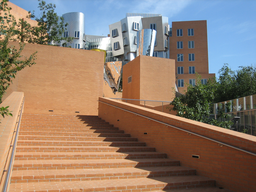
#> input picture 5. Computer Vision/TP2/images/mit.png, 256 x 192 px, shrunk from 800 x 600 before the run
$ jupyter execute feature_detection.ipynb
#> lines starting #> are read from the running program, lines starting #| are printed output that depends on the picture; after the words box and inside, x2 and y2 are one past the last pixel; in counts of white or black regions, pixels touching at a corner belong together
# TP 2 : Computer Vision

## Part 2 : feature detection

In this part of the TP, we are going to look at the following feature detector :

- Harris corner detection

First, let us again load some packages and define some helper functions

[cell 1]
from matplotlib import pyplot as plt
import numpy as np
import imageio
from skimage import color
from scipy import signal
from scipy.ndimage.morphology import binary_dilation

is_colab = False

def read_image(file_name):
#> called with file_name = 'images/mit.png'
    img_color = imageio.imread(file_name)
#> img_color is the input picture: shape (192, 256, 3); mean R, G, B 144.3, 123.9, 108.1
    img_gray = color.rgb2gray(img_color)
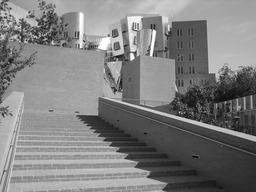
#> img_gray: shape (192, 256) float64; min 0.000565, max 1, mean 0.498
    return img_gray,img_color

def write_image(img_in,file_name_out):
    imageio.imwrite(file_name_out, np.uint8(255.0*img_in))

def display_image(img_in):
    plt.figure(figsize=(10, 10))
    if (img_in.ndim == 2):
        plt.imshow(img_in,cmap='gray')
    elif (img_in.ndim == 3):
        # careful, in this case we supppose the pixel values are between 0 and 255
        plt.imshow(np.uint8(img_in))
    else:
        print('Error, unknown number of dimensions in image')
    return

# this function annotates an image with coloured squares at the positions detected by the harris detector
def annotate_image(img_in, img_harris):

    img_harris_out = np.tile( np.expand_dims(img_in,axis=2), (1,1,3))
    block_size = 5
    struct_el = np.ones((block_size,block_size))
    # now annotate the image
    img_harris = binary_dilation(img_harris,struct_el)
    img_harris_out[img_harris>0,0] = 1.0
    img_harris_out[img_harris>0,1:3] = 0.0


    return img_harris_out


file_dir = 'images/'
file_name = 'mit'
file_ext = '.png'

if (is_colab == True):
  !wget "https://perso.telecom-paristech.fr/anewson/doc/images/mit.png"
  img_gray,_ = read_image(file_name+file_ext)
else:
  img_gray,_ = read_image(file_dir+file_name+file_ext)
img_gray.shape
#> Out = (192, 256)

The goal of the Harris detector is to detect corners. The criterion used is the following : if we shift the image (spatially) in any direction, the underlying image should change values. In other words, we should be able to distinguish between the initial image and the shifted image. This is not true, for example, with constant images or edges; there is an ambiguity (see the lesson slides for more detail).

This criterion is formalised by associating the following matrix with __each pixel__ $p$ in the image :

$A =
    \begin{bmatrix}
        \sum_{q \in \Psi_p} I_x(q)^2 & \sum_{q \in \Psi_p} I_x(q)I_y(q) \\
        \sum_{q \in \Psi_p} I_x(q)I_y(q) & \sum_{q \in \Psi_p} I_y(q)^2
    \end{bmatrix}
$

where $I_x$ is the $x$-direction component of image gradient, and similarly for $I_y$, and $\Psi_p$ is a small ''patch'' centred on $p$. A patch is a small image square.

Each pixel, therefore, contains a descriptor. The Harris detector consists in detecting the pixels whose descriptor verifies the following criterion :

$| \text{det}(A) - \alpha \text{trace}(A)^2 |  >k$

where det refers to the determinant of the matrix, and $k$ is a threshold. If this criterion is verified, then both the eigenvalues of the matrix are very large, which means that the two principal directions of local motion in the image lead to large changes in the image (which is what we were looking for). In fact, this does not correspond to __only__ corners, however corners do verify this criterion.

For more precise details about this, again, see the slides.

We are going to implement this detector now.

Firstly, implement a function ``harris_feature`` which calculates the previous criterion for each pixel. You will have to implement the following steps :

- calculate the necessar gradients (you can use the ``np.gradient`` function)
- create a filter to calculate the average value of the different gradients in a patch region. You should calculate these averages __before__ carrying out the two loops over the pixels, to avoid inefficient computation
- for each pixel, create the matrix $A$ and determine the Harris feature. For the matrix operations, you can use the ``np.linalg`` subpackage
- threshold the resulting image

Use the following parameters :

- patch_size = 7
- $\alpha$ = 0.04
- $k$ = 0.0002

[cell 2]
def harris_feature(img, k=0.0002):
    # FILL IN CODE HERE
#> called with k = 2e-05
    img_harris_detect = np.zeros(img.shape)
    patch_size = 7
    alpha = 0.04

    dx, dy = np.gradient(img) # calculate necessary gradient
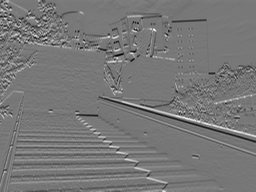
#> dx: shape (192, 256) float64; min -0.353, max 0.397, mean -0.001; drawn with min black and max white
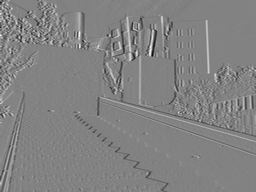
#> dy: shape (192, 256) float64; min -0.416, max 0.396, mean -0.000439; drawn with min black and max white
    Ixx = dx ** 2
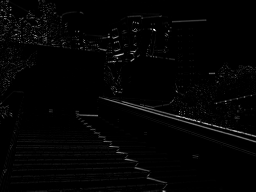
#> Ixx: shape (192, 256) float64; min 0, max 0.158, mean 0.0026; drawn with min black and max white
    Ixy = dx * dy
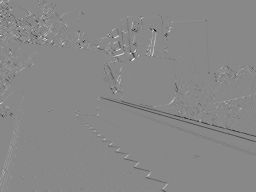
#> Ixy: shape (192, 256) float64; min -0.086, max 0.075, mean -0.000186; drawn with min black and max white
    Iyy = dy **2
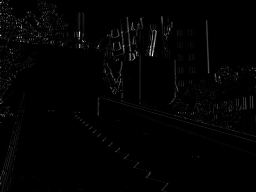
#> Iyy: shape (192, 256) float64; min 0, max 0.173, mean 0.00211; drawn with min black and max white

    for x in range(patch_size, img.shape[0] - patch_size):
        for y in range(patch_size, img.shape[1] - patch_size):

            x_begin = x - patch_size
            x_end = x + patch_size + 1
            y_begin = y - patch_size
            y_end = y + patch_size + 1

            wIxx = Ixx[x_begin : x_end, y_begin : y_end]
            wIxy = Ixy[x_begin : x_end, y_begin : y_end]
            wIyy = Iyy[x_begin : x_end, y_begin : y_end]

            Ixx_mean = wIxx.mean()
            Ixy_mean = wIxy.mean()
            Iyy_mean = wIyy.mean()

            detA = (Ixx_mean * Iyy_mean) - (Ixy_mean ** 2)
            trace = Ixx_mean + Ixy_mean

            if (np.abs(detA - alpha * (trace **2)) > k):
                img_harris_detect[x,y] = 1
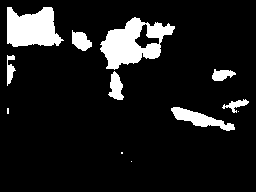
#> img_harris_detect: shape (192, 256) float64; values 0 (black) and 1 (white), 11% white; 12 white regions (4 under 20 px), largest, box (x1, y1, x2, y2) and area: (100, 17, 175, 70) 2028, (7, 7, 64, 47) 1680, (171, 107, 235, 131) 616

    return img_harris_detect

Now, display the resulting image. You can use the function ``annotate_image``. Note, this outputs and RGB image, where the detected points are annotated as blocks of a certain size (5 here), in red. To display this image, you need to put the pixel values back to the range $0, \dots, 255$

[cell 3]
k = 0.00002
img_harris = harris_feature(img_gray,k)
display_image(255.0*annotate_image(img_gray,img_harris))
#> in annotate_image, `img_harris = binary_dilation(img_harris,struct_el)`: img_harris: shape (192, 256) bool; 16.5% white; 10 white regions, largest, box (x1, y1, x2, y2) and area: (98, 15, 177, 102) 3283, (5, 5, 66, 49) 2144, (169, 105, 237, 133) 995

Now, you should observe something here: regions with many detections. Therefore, there is a second step : __non-maximum suppression__. This simply corresponds to removing detected pixels for which the Harris feature is not the maximum in a certain region.

Copy and paste the ``harris_feature`` code, and include non-maximum suppression before the output. For this, the following function can be useful:

- scipy.ndimage.maximum_filter()

[cell 4]
from scipy.ndimage import maximum_filter

def harris_feature(img,k):
#> called with k = 2e-05
    img_harris_detect = np.zeros(img.shape)
    patch_size = 7
    alpha = 0.04

    x_range = img.shape[0] - patch_size
#> x_range = 185
    y_range = img.shape[1] - patch_size
#> y_range = 249
    dx, dy = np.gradient(img)
    Ixx = dx ** 2
    Ixy = dx * dy
    Iyy = dy **2

    for x in range(patch_size, x_range):
        for y in range(patch_size, y_range):

            x_begin = x - patch_size
            x_end = x + patch_size + 1
            y_begin = y - patch_size
            y_end = y + patch_size + 1

            wIxx = Ixx[x_begin : x_end, y_begin : y_end]
            wIxy = Ixy[x_begin : x_end, y_begin : y_end]
            wIyy = Iyy[x_begin : x_end, y_begin : y_end]

            Ixx_mean = wIxx.mean()
            Ixy_mean = wIxy.mean()
            Iyy_mean = wIyy.mean()

            detA = (Ixx_mean * Iyy_mean) - (Ixy_mean ** 2)
            trace = Ixx_mean + Ixy_mean

            if (np.abs(detA - alpha * (trace **2)) > k):
                img_harris_detect[x,y] = 1

    img_harris_detect = maximum_filter(img_harris_detect, patch_size)
#> img_harris_detect: shape (192, 256) float64; values 0 (black) and 1 (white), 19.2% white; 10 white regions, largest, box (x1, y1, x2, y2) and area: (97, 14, 178, 103) 3709, (4, 4, 67, 50) 2376, (168, 104, 238, 134) 1193

    return img_harris_detect

Carry out the algorithm and display the result

[cell 5]
k = 0.00002
img_harris = harris_feature(img_gray,k)
display_image(255.0*annotate_image(img_gray,img_harris))
#> in annotate_image (call 2), `img_harris = binary_dilation(img_harris,struct_el)`:
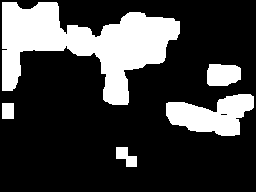
#> img_harris: shape (192, 256) bool; 24.7% white; 5 white regions, box (x1, y1, x2, y2) and area: (2, 2, 180, 105) 8722, (166, 94, 254, 136) 2306, (207, 64, 241, 86) 659, (116, 147, 137, 167) 259, (2, 103, 14, 119) 192
#> in annotate_image (call 2), `img_harris_out[img_harris>0,0] = 1.0`:
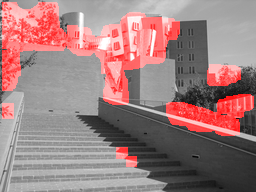
#> img_harris_out: shape (192, 256, 3) float64; mean of channels 0, 1, 2 0.624, 0.498, 0.498; drawn as R, G, B
#> in annotate_image (call 2), `img_harris_out[img_harris>0,1:3] = 0.0`:
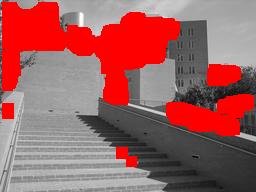
#> img_harris_out: shape (192, 256, 3) float64; mean of channels 0, 1, 2 0.624, 0.377, 0.377; drawn as R, G, B

$ run again, with 5. Computer Vision/TP2/images/afgrunden_1.png copied over 5. Computer Vision/TP2/images/mit.png
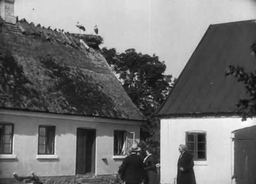
#> input picture 5. Computer Vision/TP2/images/afgrunden_1.png, 256 x 184 px, shrunk from 624 x 448 before the run
#> in read_image, img_color is the input picture: shape (184, 256, 3); min 11, max 255, mean 113.9
#> after the loop in harris_feature, `for x in range(patch_size, img.shape[0] - patch_size):`:
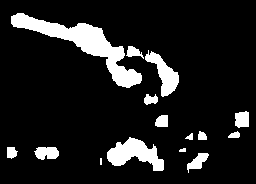
#> img_harris_detect: shape (184, 256) float64; values 0 (black) and 1 (white), 11.8% white; 15 white regions (1 under 20 px), largest, box (x1, y1, x2, y2) and area: (11, 13, 142, 88) 2526, (107, 137, 164, 171) 1030, (145, 50, 179, 97) 645
#> img_harris: shape (184, 256) bool; 18.2% white; 11 white regions, largest, box (x1, y1, x2, y2) and area: (9, 11, 181, 107) 4893, (105, 135, 166, 173) 1479, (226, 109, 251, 140) 495
#> img_harris: shape (184, 256) bool; 28.3% white; 7 white regions, largest, box (x1, y1, x2, y2) and area: (6, 8, 184, 110) 7002, (95, 132, 169, 176) 2304, (174, 126, 214, 178) 1480
#> in annotate_image (call 2), `img_harris_out[img_harris>0,1:3] = 0.0`:
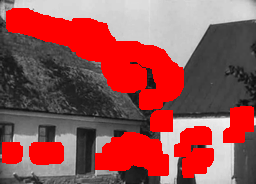
#> img_harris_out: shape (184, 256, 3) float64; mean of channels 0, 1, 2 0.6, 0.317, 0.317; drawn as R, G, B

$ run again, with 5. Computer Vision/TP2/images/boston.png copied over 5. Computer Vision/TP2/images/mit.png
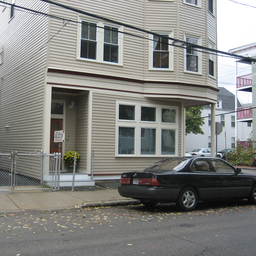
#> input picture 5. Computer Vision/TP2/images/boston.png, 256 x 256 px, shrunk from 600 x 600 before the run
#> in read_image, img_color is the input picture: shape (256, 256, 3); mean R, G, B 132.2, 132.4, 129.1
#> img_harris: shape (256, 256) bool; 30.7% white; 12 white regions, largest, box (x1, y1, x2, y2) and area: (140, 26, 251, 137) 6993, (57, 10, 133, 71) 3290, (39, 59, 99, 179) 2931
#> img_harris: shape (256, 256) bool; 42.9% white; 6 white regions, box (x1, y1, x2, y2) and area: (106, 23, 254, 179) 16260, (2, 2, 136, 74) 5882, (36, 56, 103, 188) 4720, (176, 189, 200, 215) 569, (184, 2, 217, 18) 452, (121, 171, 137, 185) 212
#> in annotate_image (call 2), `img_harris_out[img_harris>0,1:3] = 0.0`:
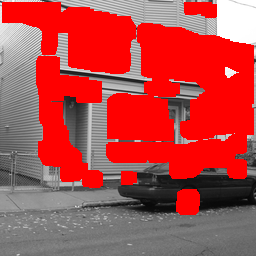
#> img_harris_out: shape (256, 256, 3) float64; mean of channels 0, 1, 2 0.711, 0.282, 0.282; drawn as R, G, B
